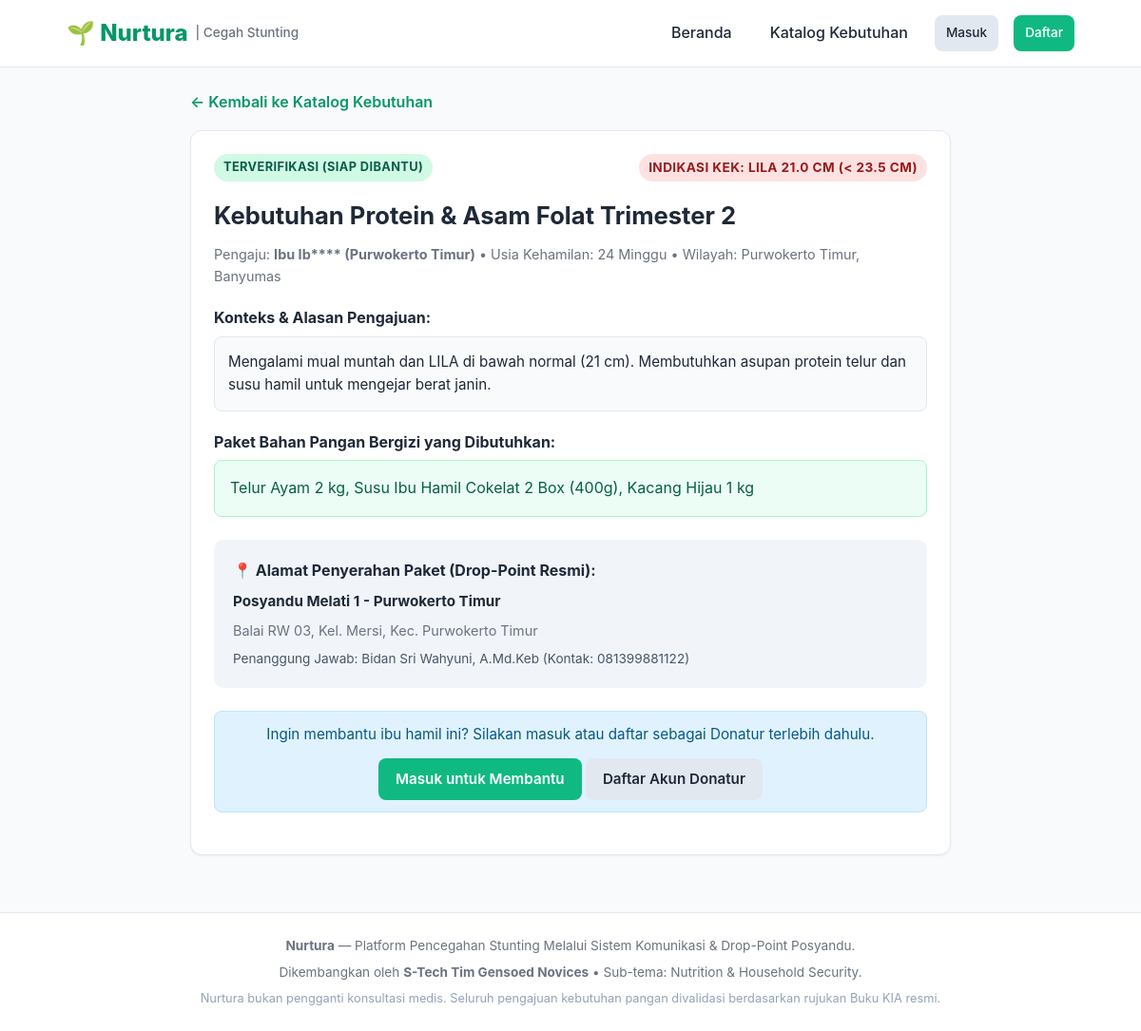
The app's page /public/index.php?page=need-detail&id=1 with its own data.
### tables this page shows
CREATE TABLE IF NOT EXISTS `needs` (
    `id` INT UNSIGNED AUTO_INCREMENT PRIMARY KEY,
    `user_id` INT UNSIGNED NOT NULL,
    `drop_point_id` INT UNSIGNED NOT NULL,
    `title` VARCHAR(200) NOT NULL,
    `description` TEXT NOT NULL,
    `food_items_needed` TEXT NOT NULL,
    `lila_measurement` DECIMAL(4, 1) NOT NULL,
    `kia_document_path` VARCHAR(255) NULL,
    `status` ENUM(
        'draf',
        'menunggu_peninjauan',
        'perlu_perbaikan',
        'ditolak',
        'dipublikasikan',
        'dalam_komitmen',
        'menunggu_pengambilan',
        'dispute',
        'selesai',
        'kedaluwarsa_hpl'
    ) NOT NULL DEFAULT 'draf',
    `admin_notes` TEXT NULL,
    `submitted_at` DATETIME NULL,
    `approved_at` DATETIME NULL,
    `created_at` TIMESTAMP DEFAULT CURRENT_TIMESTAMP,
    `updated_at` TIMESTAMP DEFAULT CURRENT_TIMESTAMP ON UPDATE CURRENT_TIMESTAMP,
    INDEX `idx_needs_status` (`status`),
    INDEX `idx_needs_drop_point` (`drop_point_id`),
    CONSTRAINT `fk_needs_user` FOREIGN KEY (`user_id`) REFERENCES `users` (`id`) ON DELETE CASCADE,
    CONSTRAINT `fk_needs_drop_point` FOREIGN KEY (`drop_point_id`) REFERENCES `drop_points` (`id`) ON DELETE RESTRICT
);

CREATE TABLE IF NOT EXISTS `profiles` (
    `id` INT UNSIGNED AUTO_INCREMENT PRIMARY KEY,
    `user_id` INT UNSIGNED NOT NULL UNIQUE,
    `full_name` VARCHAR(150) NOT NULL,
    `phone_number` VARCHAR(30) NOT NULL,
    `nik` VARCHAR(30) NULL,
    `address_private` TEXT NULL,
    `regency_city` VARCHAR(100) NOT NULL DEFAULT 'Banyumas',
    `district` VARCHAR(100) NOT NULL DEFAULT 'Purwokerto Timur',
    `gestational_age_weeks` INT UNSIGNED NULL,
    `estimated_birth_date` DATE NULL,
    `lila_cm` DECIMAL(4, 1) NULL,
    `created_at` TIMESTAMP DEFAULT CURRENT_TIMESTAMP,
    `updated_at` TIMESTAMP DEFAULT CURRENT_TIMESTAMP ON UPDATE CURRENT_TIMESTAMP,
    CONSTRAINT `fk_profiles_user` FOREIGN KEY (`user_id`) REFERENCES `users` (`id`) ON DELETE CASCADE
);

CREATE TABLE IF NOT EXISTS `drop_points` (
    `id` INT UNSIGNED AUTO_INCREMENT PRIMARY KEY,
    `name` VARCHAR(150) NOT NULL,
    `officer_in_charge` VARCHAR(100) NOT NULL,
    `phone_contact` VARCHAR(30) NOT NULL,
    `address_full` TEXT NOT NULL,
    `regency_city` VARCHAR(100) NOT NULL DEFAULT 'Banyumas',
    `district` VARCHAR(100) NOT NULL DEFAULT 'Purwokerto Timur',
    `is_active` TINYINT(1) NOT NULL DEFAULT 1,
    `created_at` TIMESTAMP DEFAULT CURRENT_TIMESTAMP
);

### app/controllers/NeedController.php (called while the page is built, shortened)
<?php
require_once __DIR__ . '/../models/Need.php';
require_once __DIR__ . '/../helpers/auth_helper.php';
require_once __DIR__ . '/../helpers/format_helper.php';
class NeedController {
    public static function detail() {
        $id = isset($_GET['id']) ? (int)$_GET['id'] : 0;
        $need = Need::find_by_id($id);
        require_once __DIR__ . '/../../views/public/need_detail.php';
    }
}

### app/helpers/auth_helper.php (called while the page is built, shortened)
<?php
function is_logged_in() {
    return isset($_SESSION['user']['id']);
}

### app/models/Need.php (called while the page is built, shortened)
<?php
class Need {
    public static function find_by_id($id) {
        $pdo = get_db_connection();
        $stmt = $pdo->prepare("
            SELECT n.*, p.full_name, p.district, p.regency_city, p.gestational_age_weeks, p.estimated_birth_date,
                   dp.name AS drop_point_name, dp.officer_in_charge, dp.phone_contact AS drop_point_phone, dp.address_full AS drop_point_address
            FROM needs n
            JOIN profiles p ON n.user_id = p.user_id
            JOIN drop_points dp ON n.drop_point_id = dp.id
            WHERE n.id = :id
            LIMIT 1
        ");
        $stmt->execute([':id' => $id]);
        return $stmt->fetch();
    }
}

### views/public/need_detail.php (the view)
<?php
require_once __DIR__ . '/../layouts/header.php';
require_once __DIR__ . '/../../app/helpers/format_helper.php';
require_once __DIR__ . '/../../app/helpers/auth_helper.php';
?>
<div style="max-width: 800px; margin: 0 auto;">
    <div style="margin-bottom: 16px;">
        <a href="index.php?page=explore" style="font-weight: 600;">← Kembali ke Katalog Kebutuhan</a>
    </div>
    <div class="card">
        <div style="display: flex; justify-content: space-between; align-items: center; margin-bottom: 16px;">
            <?= render_status_badge($need['status']) ?>
            <span class="badge" style="background: #fee2e2; color: #991b1b; font-size: 0.85rem;">
                Indikasi KEK: LILA <?= number_format($need['lila_measurement'], 1) ?> cm (&lt; 23.5 cm)
            </span>
        </div>
        <h1 style="font-size: 1.6rem; margin-bottom: 8px;"><?= htmlspecialchars($need['title']) ?></h1>
        <p style="color: var(--text-muted); font-size: 0.9rem; margin-bottom: 20px;">
            Pengaju: <strong><?= mask_name('Ibu', $need['district']) ?></strong> • Usia Kehamilan: <?= $need['gestational_age_weeks'] ?? '-' ?> Minggu • Wilayah: <?= htmlspecialchars($need['district']) ?>, <?= htmlspecialchars($need['regency_city']) ?>
        </p>
        <div style="margin-bottom: 20px;">
            <h4 style="margin-bottom: 6px;">Konteks & Alasan Pengajuan:</h4>
            <p style="background: #f8fafc; padding: 14px; border-radius: 8px; border: 1px solid var(--border-color); font-size: 0.95rem;">
                <?= nl2br(htmlspecialchars($need['description'])) ?>
            </p>
        </div>
        <div style="margin-bottom: 24px;">
            <h4 style="margin-bottom: 6px;">Paket Bahan Pangan Bergizi yang Dibutuhkan:</h4>
            <div style="background: #ecfdf5; border: 1px solid #a7f3d0; padding: 16px; border-radius: 8px; color: #065f46; font-size: 1rem;">
                <?= nl2br(htmlspecialchars($need['food_items_needed'])) ?>
            </div>
        </div>
        <div style="background: #f1f5f9; padding: 20px; border-radius: 10px; margin-bottom: 24px;">
            <h4 style="color: #1e293b; margin-bottom: 8px;">📍 Alamat Penyerahan Paket (Drop-Point Resmi):</h4>
            <p style="font-size: 0.95rem; margin-bottom: 6px;">
                <strong><?= htmlspecialchars($need['drop_point_name']) ?></strong>
            </p>
            <p style="font-size: 0.9rem; color: var(--text-muted); margin-bottom: 8px;">
                <?= htmlspecialchars($need['drop_point_address']) ?>
            </p>
            <p style="font-size: 0.85rem; color: #475569;">
                Penanggung Jawab: <?= htmlspecialchars($need['officer_in_charge']) ?> (Kontak: <?= htmlspecialchars($need['drop_point_phone']) ?>)
            </p>
        </div>
        <?php if ($need['status'] === 'dipublikasikan'): ?>
            <?php if (is_logged_in() && is_donatur()): ?>
                <form action="index.php?action=commit-donation" method="POST">
                    <input type="hidden" name="csrf_token" value="<?= generate_csrf_token() ?>">
                    <input type="hidden" name="need_id" value="<?= $need['id'] ?>">
                    <div class="alert alert-info" style="font-size: 0.9rem;">
                        <strong>Perhatian Donatur:</strong> Dengan menekan tombol di bawah, Anda berkomitmen membantu paket ini. Status akan dikunci selama <strong>48 Jam</strong> untuk Anda mengantarkan / mengirimkan paket ke Posyandu di atas dan mengunggah bukti tanda terima.
                    </div>
                    <button type="submit" class="btn btn-primary" style="width: 100%; font-size: 1.1rem; padding: 14px;" data-confirm="Apakah Anda bersedia berkomitmen menyediakan paket pangan ini dan menyerahkannya ke Posyandu dalam 48 jam?">
                        🤝 Saya Bersedia Membantu (Kunci Komitmen 48 Jam)
                    </button>
                </form>
            <?php elseif (is_logged_in() && !is_donatur()): ?>
                <div class="alert alert-warning">
                    Anda masuk sebagai <strong><?= user_role() ?></strong>. Hanya akun ber-peran <strong>Donatur</strong> yang dapat mengunci komitmen bantuan.
                </div>
            <?php else: ?>
                <div class="alert alert-info" style="text-align: center;">
                    <p style="margin-bottom: 12px;">Ingin membantu ibu hamil ini? Silakan masuk atau daftar sebagai Donatur terlebih dahulu.</p>
                    <a href="index.php?page=login" class="btn btn-primary">Masuk untuk Membantu</a>
                    <a href="index.php?page=register" class="btn btn-secondary">Daftar Akun Donatur</a>
                </div>
            <?php endif; ?>
        <?php else: ?>
            <div class="alert alert-warning">
                Pengajuan ini saat ini berstatus: <strong><?= htmlspecialchars($need['status']) ?></strong> dan tidak menerima komitmen baru.
            </div>
        <?php endif; ?>
    </div>
</div>
<?php require_once __DIR__ . '/../layouts/footer.php'; ?>

### public/index.php (shortened to what this page needs)
<?php
require_once __DIR__ . '/../app/controllers/NeedController.php';
$page = $_GET['page'] ?? 'home';
switch ($page) {
    case 'need-detail':
        NeedController::detail();
        break;
}

### views/layouts/header.php (shortened to what this page needs)
<?php
require_once __DIR__ . '/../../app/helpers/auth_helper.php';
?>
<!DOCTYPE html>
<html lang="id">
<head>
    <link rel="stylesheet" href="assets/css/style.css">
</head>
<body>
    <header class="navbar">
        <div class="container nav-container">
            <a href="index.php?page=home" class="brand">
                🌱 <?= APP_NAME ?>
                <span>| Cegah Stunting</span>
            </a>
            <nav>
                <ul class="nav-links">
                    <li><a href="index.php?page=home">Beranda</a></li>
                    <li><a href="index.php?page=explore">Katalog Kebutuhan</a></li>
                    <?php if (is_logged_in()): ?>
                        <?php if (is_admin()): ?>
                            <li><a href="index.php?page=admin-dashboard" class="btn btn-warning btn-sm">🛡️ NurturaGuard Admin</a></li>
                        <?php elseif (is_ibu_hamil()): ?>
                            <li><a href="index.php?page=ibu-hamil-dashboard">Dashboard Ibu Hamil</a></li>
                            <li><a href="index.php?page=create-need" class="btn btn-primary btn-sm">+ Ajukan Kebutuhan</a></li>
                        <?php elseif (is_donatur()): ?>
                            <li><a href="index.php?page=donatur-dashboard">Komitmen Donasi Saya</a></li>
                        <?php endif; ?>
                        <li><a href="index.php?action=logout" class="btn btn-secondary btn-sm">Keluar (<?= htmlspecialchars(current_user()['full_name']) ?>)</a></li>
                    <?php else: ?>
                        <li><a href="index.php?page=login" class="btn btn-secondary btn-sm">Masuk</a></li>
                        <li><a href="index.php?page=register" class="btn btn-primary btn-sm">Daftar</a></li>
                    <?php endif; ?>
                </ul>
            </nav>
        </div>
    </header>
    <main class="container" style="padding-top: 24px; padding-bottom: 40px;">

### app/helpers/format_helper.php (shortened to what this page needs)
<?php
function mask_name($name, $district = '') {
    $parts = explode(' ', trim($name));
    $first = $parts[0] ?? 'Ibu';
    $masked = mb_substr($first, 0, 2) . '****';
    if (!empty($district)) {
        return "Ibu " . $masked . " (" . htmlspecialchars($district) . ")";
    }
    return "Ibu " . $masked;
}
function render_status_badge($status) {
    $badges = [
        'draf'                 => ['class' => 'badge-secondary', 'label' => 'Draf'],
        'menunggu_peninjauan'  => ['class' => 'badge-warning',   'label' => 'Menunggu Review Admin'],
        'perlu_perbaikan'      => ['class' => 'badge-danger',    'label' => 'Perlu Perbaikan Data'],
        'ditolak'              => ['class' => 'badge-danger',    'label' => 'Ditolak'],
        'dipublikasikan'       => ['class' => 'badge-success',   'label' => 'Terverifikasi (Siap Dibantu)'],
        'dalam_komitmen'       => ['class' => 'badge-info',      'label' => 'Sedang Diproses Donatur'],
        'menunggu_pengambilan' => ['class' => 'badge-primary',   'label' => 'Paket Tiba di Posyandu'],
        'dispute'              => ['class' => 'badge-danger',    'label' => 'Kendala / Dispute'],
        'selesai'              => ['class' => 'badge-success',   'label' => 'Selesai Diterima'],
        'kedaluwarsa_hpl'      => ['class' => 'badge-dark',      'label' => 'Kedaluwarsa (Lewat HPL)'],
    ];
    $info = $badges[$status] ?? ['class' => 'badge-secondary', 'label' => ucfirst($status)];
    return '<span class="badge ' . $info['class'] . '">' . htmlspecialchars($info['label']) . '</span>';
}

### views/layouts/footer.php (shortened to what this page needs)
    </main>
    <footer>
        <div class="container">
            <p><strong>Nurtura</strong> — Platform Pencegahan Stunting Melalui Sistem Komunikasi & Drop-Point Posyandu.</p>
            <p style="margin-top: 6px;">Dikembangkan oleh <strong>S-Tech Tim Gensoed Novices</strong> • Sub-tema: Nutrition & Household Security.</p>
            <p style="margin-top: 6px; font-size: 0.8rem; color: #94a3b8;">Nurtura bukan pengganti konsultasi medis. Seluruh pengajuan kebutuhan pangan divalidasi berdasarkan rujukan Buku KIA resmi.</p>
        </div>
    </footer>
</body>
</html>

### public/assets/css/style.css (style rules this page uses)
:root { --primary: #10b981; --primary-dark: #059669; --primary-light: #d1fae5; --secondary: #6366f1; --text-main: #1f2937; --text-muted: #6b7280; --bg-page: #f8fafc; --bg-card: #ffffff; --border-color: #e2e8f0; --danger: #ef4444; --warning: #f59e0b; --info: #0284c7; --success: #10b981; --radius: 12px; --shadow-sm: 0 1px 2px 0 rgba(0, 0, 0, 0.05); --shadow: 0 4px 6px -1px rgba(0, 0, 0, 0.1), 0 2px 4px -1px rgba(0, 0, 0, 0.06); --shadow-lg: 0 10px 15px -3px rgba(0, 0, 0, 0.1), 0 4px 6px -2px rgba(0, 0, 0, 0.05); }
* { box-sizing: border-box; margin: 0; padding: 0; }
body { font-family: -apple-system, BlinkMacSystemFont, "Segoe UI", Roboto, Oxygen, Ubuntu, Cantarell, sans-serif; background-color: var(--bg-page); color: var(--text-main); line-height: 1.6; display: flex; flex-direction: column; min-height: 100vh; }
a { color: var(--primary-dark); text-decoration: none; }
.container { max-width: 1100px; margin: 0 auto; padding: 0 20px; width: 100%; }
.navbar { background: #ffffff; border-bottom: 1px solid var(--border-color); position: sticky; top: 0; z-index: 100; }
.nav-container { display: flex; justify-content: space-between; align-items: center; height: 70px; }
.brand { font-size: 1.5rem; font-weight: 800; color: var(--primary-dark); display: flex; align-items: center; gap: 8px; }
.brand span { font-size: 0.85rem; font-weight: 500; color: var(--text-muted); }
.nav-links { display: flex; align-items: center; gap: 16px; list-style: none; }
.nav-links a { color: var(--text-main); font-weight: 500; padding: 8px 12px; border-radius: 8px; transition: all 0.2s; }
.btn { display: inline-flex; align-items: center; justify-content: center; gap: 8px; padding: 10px 18px; border-radius: 8px; font-size: 0.95rem; font-weight: 600; cursor: pointer; border: none; transition: all 0.2s ease; text-decoration: none; }
.btn-primary { background-color: var(--primary); color: #ffffff !important; }
.btn-secondary { background-color: #e2e8f0; color: var(--text-main); }
.btn-sm { padding: 6px 12px; font-size: 0.85rem; }
.badge { display: inline-block; padding: 4px 10px; border-radius: 9999px; font-size: 0.8rem; font-weight: 700; text-transform: uppercase; letter-spacing: 0.03em; }
.badge-success { background: #d1fae5; color: #065f46; }
.card { background: var(--bg-card); border: 1px solid var(--border-color); border-radius: var(--radius); padding: 24px; margin-bottom: 20px; box-shadow: var(--shadow-sm); }
.alert { padding: 12px 16px; border-radius: 8px; margin-bottom: 20px; font-size: 0.95rem; }
.alert-info { background: #e0f2fe; color: #075985; border: 1px solid #bae6fd; }
footer { margin-top: auto; background: #ffffff; border-top: 1px solid var(--border-color); padding: 24px 0; text-align: center; color: var(--text-muted); font-size: 0.85rem; }

### records on screen
needs: status "TERVERIFIKASI (SIAP DIBANTU)", lila_measurement "21.0", title "Kebutuhan Protein & Asam Folat Trimester 2", profiles.district "Ibu Ib**** (Purwokerto Timur)", profiles.gestational_age_weeks "24", profiles.district "Purwokerto Timur", profiles.regency_city "Banyumas", description "Mengalami mual muntah dan LILA di bawah normal (21 cm). Membutuhkan asupan protein telur dan susu hamil untuk mengejar berat janin.", food_items_needed "Telur Ayam 2 kg, Susu Ibu Hamil Cokelat 2 Box (400g), Kacang Hijau 1 kg", drop_point.name "Posyandu Melati 1 - Purwokerto Timur", drop_point.address_full "Balai RW 03, Kel. Mersi, Kec. Purwokerto Timur", drop_point.officer_in_charge "Bidan Sri Wahyuni, A.Md.Keb", drop_point.phone_contact "081399881122"

### other values on screen
APP_NAME "Nurtura"
